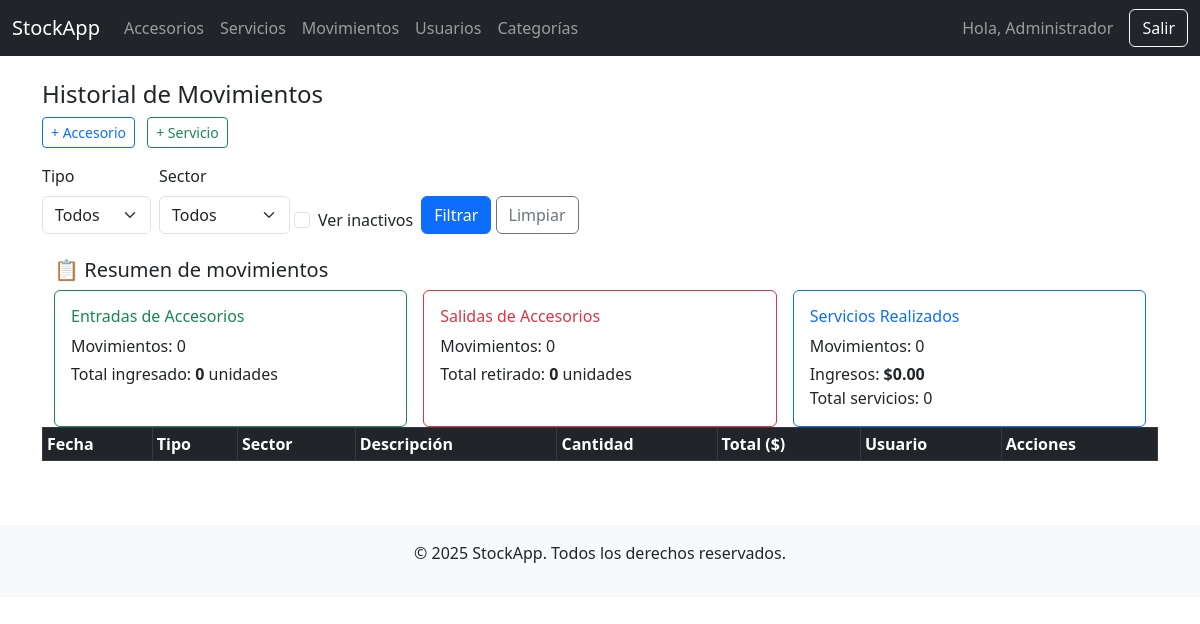
/movimientos/historial4.php (signed in), run on an earlier commit of the app's database.
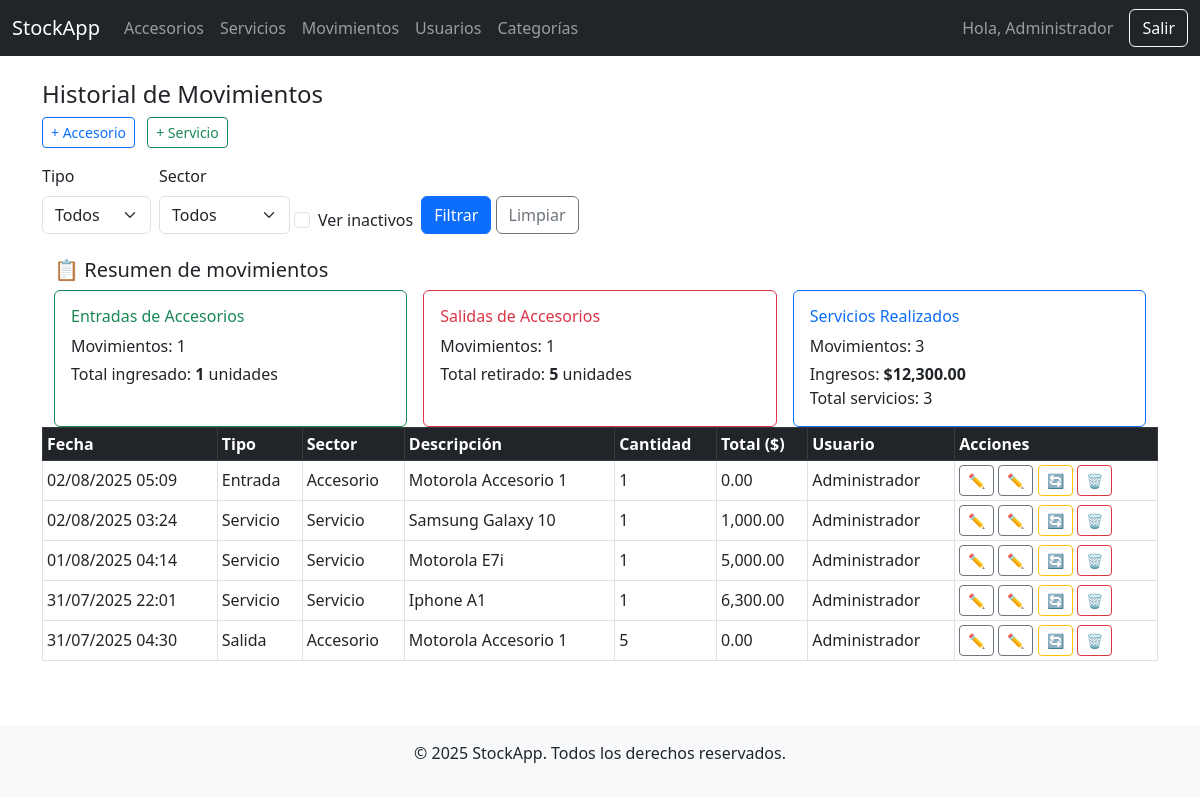
And on a later commit of the database.
### tables this page shows
CREATE TABLE `movimientos` (
  `id` int(11) NOT NULL,
  `usuario_id` int(11) DEFAULT NULL,
  `tipo` enum('entrada','salida','servicio') NOT NULL,
  `sector` enum('accesorio','servicio') NOT NULL,
  `item_id` int(11) NOT NULL,
  `cantidad` int(11) NOT NULL,
  `total` decimal(10,2) NOT NULL,
  `observacion` text DEFAULT NULL,
  `activo` tinyint(1) DEFAULT 1,
  `creado_en` timestamp NOT NULL DEFAULT current_timestamp()
);

CREATE TABLE `usuarios` (
  `id` int(11) NOT NULL,
  `nombre` varchar(100) NOT NULL,
  `email` varchar(100) NOT NULL,
  `password` varchar(255) NOT NULL,
  `rol` enum('admin','empleado') DEFAULT 'empleado',
  `activo` tinyint(1) DEFAULT 1,
  `creado_en` timestamp NOT NULL DEFAULT current_timestamp()
);

### movimientos/historial4.php (the view, shortened to what the changed rows need)
<?php
require_once '../config/database.php';
include '../includes/header.php';
$mostrar_inactivos = isset($_GET['inactivos']) && $_GET['inactivos'] === '1';
$where = [];
$params = [];
if (!$mostrar_inactivos) {
    $where[] = "m.activo = 1";
}
$where_sql = $where ? "WHERE " . implode(" AND ", $where) : "";
$sql = "
    SELECT m.*, u.nombre AS usuario,
        CASE
            WHEN m.sector = 'accesorio' THEN (SELECT CONCAT(a.marca, ' ', a.nombre) FROM accesorios a WHERE a.id = m.item_id)
            WHEN m.sector = 'servicio' THEN (SELECT CONCAT(s.marca, ' ', s.modelo) FROM servicios s WHERE s.id = m.item_id)
            ELSE 'N/A'
        END AS descripcion
    FROM movimientos m
    LEFT JOIN usuarios u ON m.usuario_id = u.id
    $where_sql
    ORDER BY m.creado_en DESC
";
$stmt = $pdo->prepare($sql);
$stmt->execute($params);
$movimientos = $stmt->fetchAll();
$resumen = [
    'entrada' => ['cantidad' => 0, 'movs' => 0],
    'salida' => ['cantidad' => 0, 'movs' => 0],
    'servicio' => ['cantidad' => 0, 'total' => 0.00, 'movs' => 0]
];
$stmt = $pdo->query("SELECT tipo, sector, SUM(cantidad) as cant, SUM(total) as tot, COUNT(*) as movs FROM movimientos GROUP BY tipo, sector");
$resultados = $stmt->fetchAll();
foreach ($resultados as $r) {
    if ($r['tipo'] === 'entrada' || $r['tipo'] === 'salida') {
        $resumen[$r['tipo']]['cantidad'] += $r['cant'];
        $resumen[$r['tipo']]['movs'] += $r['movs'];
    } elseif ($r['tipo'] === 'servicio') {
        $resumen['servicio']['cantidad'] += $r['cant'];
        $resumen['servicio']['total'] += $r['tot'];
        $resumen['servicio']['movs'] += $r['movs'];
    }
}
?>
<div class="container mt-4">
    <div class="container mt-4">
        <div class="row row-cols-1 row-cols-md-3 g-3">
            <div class="col">
                <div class="card border-success h-100">
                    <div class="card-body">
                        <h6 class="card-title text-success">Entradas de Accesorios</h6>
                        <p class="card-text mb-1">Movimientos: <?= $resumen['entrada']['movs'] ?></p>
                        <p class="card-text">Total ingresado: <strong><?= $resumen['entrada']['cantidad'] ?></strong> unidades</p>
                    </div>
                </div>
            </div>
            <div class="col">
                <div class="card border-danger h-100">
                    <div class="card-body">
                        <h6 class="card-title text-danger">Salidas de Accesorios</h6>
                        <p class="card-text mb-1">Movimientos: <?= $resumen['salida']['movs'] ?></p>
                        <p class="card-text">Total retirado: <strong><?= $resumen['salida']['cantidad'] ?></strong> unidades</p>
                    </div>
                </div>
            </div>
            <div class="col">
                <div class="card border-primary h-100">
                    <div class="card-body">
                        <h6 class="card-title text-primary">Servicios Realizados</h6>
                        <p class="card-text mb-1">Movimientos: <?= $resumen['servicio']['movs'] ?></p>
                        <p class="card-text">Ingresos: <strong>$<?= number_format($resumen['servicio']['total'], 2) ?></strong><br>
                        Total servicios: <?= $resumen['servicio']['cantidad'] ?></p>
                    </div>
                </div>
            </div>
        </div>
    </div>
    <div class="table-responsive">
        <table class="table table-bordered table-sm align-middle">
            <thead class="table-dark">
                <tr>
                    <th>Fecha</th>
                    <th>Tipo</th>
                    <th>Sector</th>
                    <th>Descripción</th>
                    <th>Cantidad</th>
                    <th>Total ($)</th>
                    <th>Usuario</th>
                    <th>Acciones</th>
                </tr>
            </thead>
            <tbody>
                <?php foreach ($movimientos as $m): ?>
                    <tr class="<?= $m['activo'] ? '' : 'table-secondary' ?>">
                        <td><?= date('d/m/Y H:i', strtotime($m['creado_en'])) ?></td>
                        <td><?= ucfirst($m['tipo']) ?></td>
                        <td><?= ucfirst($m['sector']) ?></td>
                        <td><?= htmlspecialchars($m['descripcion']) ?></td>
                        <td><?= $m['cantidad'] ?></td>
                        <td><?= number_format($m['total'], 2) ?></td>
                        <td><?= htmlspecialchars($m['usuario']) ?></td>
                        <td>
                            <?php if ($_SESSION['rol'] === 'admin'): ?>
                                <?php if ($m['sector'] === 'accesorio'): ?>
                                <a href="editar_accesorio.php?id=<?= $m['id'] ?>" class="btn btn-sm btn-outline-secondary" title="Editar">✏️</a>
                                <?php elseif ($m['sector'] === 'servicio'): ?>
                                <a href="editar_servicio.php?id=<?= $m['id'] ?>" class="btn btn-sm btn-outline-secondary" title="Editar">✏️</a>
                                <?php endif; ?>
                                <a href="editar.php?id=<?= $m['id'] ?>" class="btn btn-sm btn-outline-secondary" title="Editar">✏️</a>
                                <a href="estado.php?id=<?= $m['id'] ?>" class="btn btn-sm btn-outline-warning" title="Activar/Desactivar" onclick="return confirm('¿Deseas cambiar el estado?')">🔄</a>
                                <a href="eliminar.php?id=<?= $m['id'] ?>" class="btn btn-sm btn-outline-danger" title="Eliminar" onclick="return confirm('¿Eliminar este movimiento?')">🗑️</a>
                            <?php else: ?>
                                <span class="text-muted">Sin permisos</span>
                            <?php endif; ?>
                        </td>
                    </tr>
                <?php endforeach; ?>
            </tbody>
        </table>
    </div>
</div>
<?php include '../includes/footer.php'; ?>

What changed in the data, as far as the page shows it:
added movimientos: creado_en "02/08/2025 05:09", tipo "Entrada", sector "Accesorio", descripcion "Motorola Accesorio 1", cantidad "1", total "0.00", usuario.nombre "Administrador"
added movimientos: creado_en "02/08/2025 03:24", tipo "Servicio", sector "Servicio", descripcion "Samsung Galaxy 10", cantidad "1", total "1,000.00", usuario.nombre "Administrador"
added movimientos: creado_en "01/08/2025 04:14", tipo "Servicio", sector "Servicio", descripcion "Motorola E7i", cantidad "1", total "5,000.00", usuario.nombre "Administrador"
added movimientos: creado_en "31/07/2025 22:01", tipo "Servicio", sector "Servicio", descripcion "Iphone A1", cantidad "1", total "6,300.00", usuario.nombre "Administrador"
added movimientos: creado_en "31/07/2025 04:30", tipo "Salida", sector "Accesorio", descripcion "Motorola Accesorio 1", cantidad "5", total "0.00", usuario.nombre "Administrador"
Also different on the page:
$resumen['entrada']['movs']: "0" → "1"
$resumen['entrada']['cantidad']: "0" → "1"
$resumen['salida']['movs']: "0" → "1"
$resumen['salida']['cantidad']: "0" → "5"
$resumen['servicio']['movs']: "0" → "3"
$resumen['servicio']['total']: "0.00" → "12,300.00"
$resumen['servicio']['cantidad']: "0" → "3"
